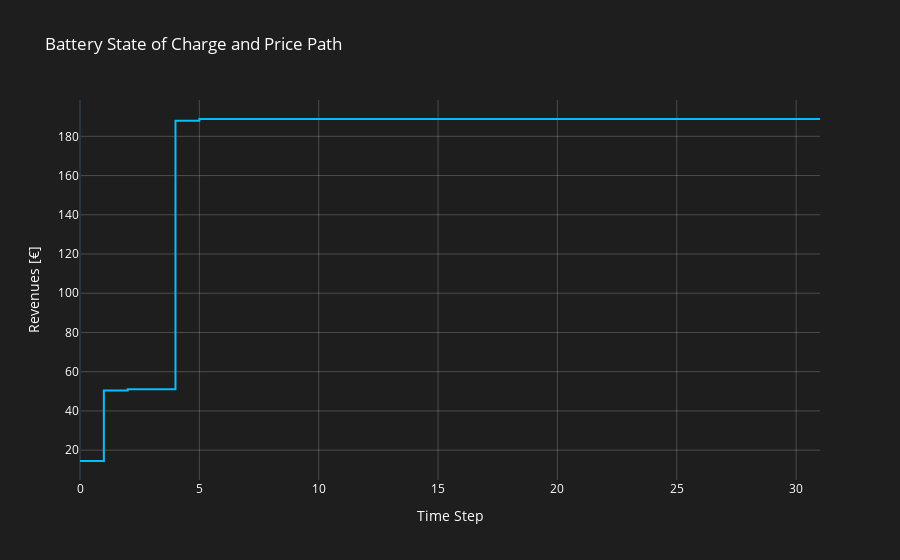

Write notebook code for a chart like this one.
### Code cell
fig = make_subplots()

# Add SOC schedule trace on primary y-axis
fig.add_trace(
    go.Scatter(
        x=list(range(len(results))),
        y=results,
        name="Revenues [€]",
        line=dict(color="#00BFFF"),  # Bright blue for better visibility on dark theme
        mode="lines",
        line_shape="hv"
    )
)


# Set titles and labels with dark theme
fig.update_layout(
    title_text="Battery State of Charge and Price Path",
    hovermode="x unified",
    template="plotly_dark",  # Use dark template
    paper_bgcolor="rgb(30, 30, 30)",  # Dark background color
    plot_bgcolor="rgb(30, 30, 30)",
    font=dict(color="white")  # White text
)
fig.update_xaxes(title_text="Time Step", gridcolor="rgba(255, 255, 255, 0.2)")
fig.update_yaxes(title_text="Revenues [€]", secondary_y=False, gridcolor="rgba(255, 255, 255, 0.2)")

# Show the interactive plot
fig.show()

### Figure 1 — Plotly figure (JSON) as saved in the notebook; plotly's stock layout.template omitted (floating-point values rounded to 4 significant figures)
{"data": [{"line": {"color": "#00BFFF", "shape": "hv"}, "mode": "lines", "name": "Revenues [€]", "type": "scatter", "x": [0, 1, 2, 3, 4, 5, 6, 7, 8, 9, 10, 11, 12, 13, 14, 15, 16, 17, 18, 19, 20, 21, 22, 23, 24, 25, 26, 27, 28, 29, 30, 31], "y": [14.48, 50.48, 51.05, 51.05, 188.0, 188.8, 188.8, 188.8, 188.8, 188.8, 188.8, 188.8, 188.8, 188.8, 188.8, 188.8, 188.8, 188.8, 188.8, 188.8, 188.8, 188.8, 188.8, 188.8, 188.8, 188.8, 188.8, 188.8, 188.8, 188.8, 188.8, 188.8]}], "layout": {"font": {"color": "white"}, "hovermode": "x unified", "paper_bgcolor": "rgb(30, 30, 30)", "plot_bgcolor": "rgb(30, 30, 30)", "title": {"text": "Battery State of Charge and Price Path"}, "xaxis": {"anchor": "y", "domain": [0, 1], "gridcolor": "rgba(255, 255, 255, 0.2)", "title": {"text": "Time Step"}}, "yaxis": {"anchor": "x", "domain": [0, 1], "gridcolor": "rgba(255, 255, 255, 0.2)", "title": {"text": "Revenues [€]"}}}}
